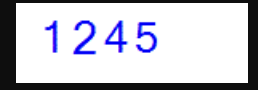
#> input picture pvi-qlcd-playwright/capcha-resolver/example/1245.png, 258 x 90 px
$ python solve-captcha.py ../pvi-qlcd-playwright/capcha-resolver/example/1245.png
#> lines starting #> are read from the running program, lines starting #| are printed output that depends on the picture; after the words box and inside, x2 and y2 are one past the last pixel; in counts of white or black regions, pixels touching at a corner belong together
"""Đọc captcha đăng nhập của PVI Connect (baohiem.pvi.com.vn).

Dùng: python3 solve-captcha.py <đường-dẫn-ảnh>
In ra 6 ký tự chữ thường và số, hoặc chuỗi rỗng nếu không đọc được.

Captcha có chữ đen trên nền sáng, kèm 1 đường kẻ đen mảnh cắt ngang. Khác captcha 4 chữ số
màu xanh của qlcd.pvi.com.vn mà pvi-qlcd-playwright/capcha-resolver đọc.

Đo 2026-10-23 trên 6 ảnh mẫu: đúng 3/6. Job thử lại với captcha mới khi đọc sai.

Cần: tesseract-ocr, pillow, numpy, pytesseract.
"""

import sys
from collections import Counter

import numpy as np
import pytesseract
from PIL import Image, ImageFilter

WHITELIST = "abcdefghijklmnopqrstuvwxyz0123456789"
CODE_LENGTH = 6

# Mỗi cấu hình một phiếu; lấy kết quả nhiều phiếu nhất.
CONFIGS = [(threshold, kernel, psm) for threshold in (90, 120) for kernel in (3, 5) for psm in (7, 8)]


def prepare(img: Image.Image, threshold: int, kernel: int) -> Image.Image:
    gray = np.asarray(img.convert("L")).astype(int)
    mask = Image.fromarray(np.where(gray < threshold, 0, 255).astype(np.uint8))
    # Đường kẻ mảnh hơn nét chữ: MaxFilter làm nền trắng lấn xoá đường kẻ, MinFilter trả lại độ dày chữ.
    return mask.filter(ImageFilter.MaxFilter(kernel)).filter(ImageFilter.MinFilter(kernel))


def solve(path: str) -> str:
    img = Image.open(path)
#> img is the input picture: PIL image 258x90 RGBA; mean R, G, B, A 196.8, 196.7, 206.2, 255
    votes = Counter()
    for threshold, kernel, psm in CONFIGS:
        text = pytesseract.image_to_string(
            prepare(img, threshold, kernel),
            config=f"--psm {psm} -c tessedit_char_whitelist={WHITELIST}",
        )
        text = "".join(text.split())
        if len(text) == CODE_LENGTH:
            votes[text] += 1
#> this loop made 1 pass
#> pass 1, in prepare, `gray = np.asarray(img.convert("L")).astype(int)`:
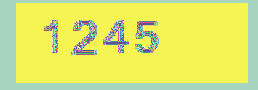
#> gray: shape (90, 258) int64; 225 distinct labels, from 14 to 255; one colour per label, 0 black
#> pass 1, in prepare, `mask = Image.fromarray(np.where(gray < threshold, 0, 255).astype(np.ui..`:
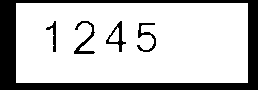
#> mask: PIL image 258x90 L; 77.1% white; 5 black regions, box (x1, y1, x2, y2) and area: (0, 0, 258, 90) 4660, (74, 21, 95, 54) 203, (106, 21, 126, 52) 174, (137, 23, 156, 52) 173, (46, 21, 56, 52) 108
#> after the loop, votes = 0 items
    return votes.most_common(1)[0][0] if votes else ""


if __name__ == "__main__":
    if len(sys.argv) < 2:
        sys.exit("Thiếu đường dẫn ảnh.")
    print(solve(sys.argv[1]))
#> (the call stopped at in solve, `text = pytesseract.image_to_string( prepare(img, threshold, kernel), c..`: pytesseract is not available in this run)

$ run again, on pvi-qlcd-playwright/capcha-resolver/example/4339.png
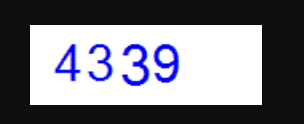
#> input picture pvi-qlcd-playwright/capcha-resolver/example/4339.png, 304 x 124 px
#> in solve, img is the input picture: PIL image 304x124 RGBA; mean R, G, B, A 122.7, 122.6, 132.2, 255
#> the loop in solve, `for threshold, kernel, psm in CONFIGS:` made 1 pass
#> pass 1, in prepare, `gray = np.asarray(img.convert("L")).astype(int)`:
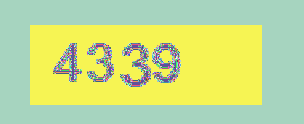
#> gray: shape (124, 304) int64; 228 distinct labels, from 14 to 255; one colour per label, 0 black
#> pass 1, in prepare, `mask = Image.fromarray(np.where(gray < threshold, 0, 255).astype(np.ui..`:
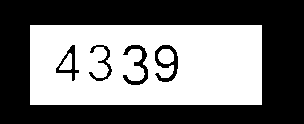
#> mask: PIL image 304x124 L; 46.2% white; 3 white regions, box (x1, y1, x2, y2) and area: (30, 25, 262, 105) 17084, (158, 49, 174, 64) 198, (59, 53, 72, 70) 137
#> after the loop in solve, `for threshold, kernel, psm in CONFIGS:`: votes = 0 items

$ run again, on pvi-qlcd-playwright/capcha-resolver/example/4343.png
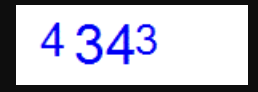
#> input picture pvi-qlcd-playwright/capcha-resolver/example/4343.png, 258 x 92 px
#> in solve, img is the input picture: PIL image 258x92 RGBA; mean R, G, B, A 188.6, 188.6, 201.8, 255
#> the loop in solve, `for threshold, kernel, psm in CONFIGS:` made 1 pass
#> pass 1, in prepare, `gray = np.asarray(img.convert("L")).astype(int)`:
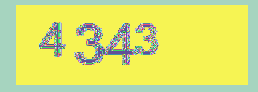
#> gray: shape (92, 258) int64; 226 distinct labels, from 14 to 255; one colour per label, 0 black
#> pass 1, in prepare, `mask = Image.fromarray(np.where(gray < threshold, 0, 255).astype(np.ui..`:
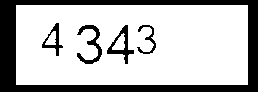
#> mask: PIL image 258x92 L; 74.1% white; 5 black regions, box (x1, y1, x2, y2) and area: (0, 0, 258, 92) 5176, (77, 25, 102, 64) 320, (107, 25, 134, 64) 304, (42, 23, 63, 56) 204, (137, 25, 156, 54) 153
#> after the loop in solve, `for threshold, kernel, psm in CONFIGS:`: votes = 0 items

$ run again, on pvi-qlcd-playwright/capcha-resolver/example/5187.png
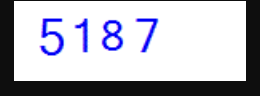
#> input picture pvi-qlcd-playwright/capcha-resolver/example/5187.png, 260 x 96 px
#> in solve, img is the input picture: PIL image 260x96 RGBA; mean R, G, B, A 183.5, 183.5, 192.8, 255
#> the loop in solve, `for threshold, kernel, psm in CONFIGS:` made 1 pass
#> pass 1, in prepare, `gray = np.asarray(img.convert("L")).astype(int)`:
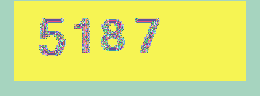
#> gray: shape (96, 260) int64; 223 distinct labels, from 14 to 255; one colour per label, 0 black
#> pass 1, in prepare, `mask = Image.fromarray(np.where(gray < threshold, 0, 255).astype(np.ui..`:
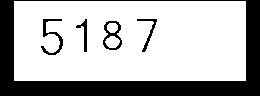
#> mask: PIL image 260x96 L; 71.6% white; 5 black regions, box (x1, y1, x2, y2) and area: (0, 0, 260, 96) 6400, (41, 19, 63, 55) 221, (103, 21, 122, 50) 207, (137, 19, 157, 52) 133, (76, 19, 87, 52) 121
#> after the loop in solve, `for threshold, kernel, psm in CONFIGS:`: votes = 0 items
